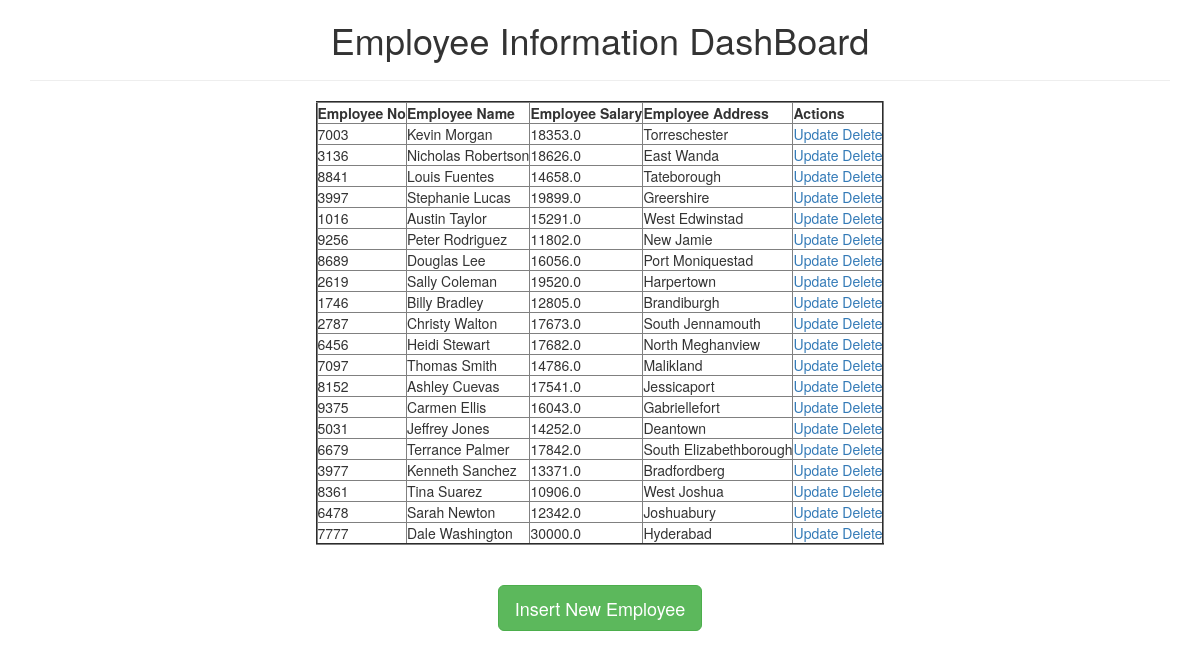
The page / on the database its author committed.
### testapp/models.py (models this page shows)
class Employee(models.Model):
    eno=models.IntegerField()
    ename=models.CharField(max_length=64)
    esal=models.FloatField()
    eaddr=models.CharField(max_length=256)

### testapp/views.py (the view)
# urls.py: url(r'^$', views.retrieve_view),
def retrieve_view(request):
    employees=Employee.objects.all()
    return render(request,'testapp/index.html',{'employees':employees})

### templates/testapp/index.html
<!DOCTYPE html>
{%extends 'testapp/base.html'%}
      {%block body_block%}
        <h1>Employee Information DashBoard</h1><hr>
        <table border='2'>
          <thead>
            <th>Employee No</th>
            <th>Employee Name</th>
            <th>Employee Salary</th>
            <th>Employee Address</th>
            <th>Actions</th>
          </thead>
          {% for emp in employees %}
          <tr>
            <td>{{emp.eno}}</td>
            <td>{{emp.ename}}</td>
            <td>{{emp.esal}}</td>
            <td>{{emp.eaddr}}</td>
            <td> <a href="/update/{{emp.id}}">Update</a> <a href="/delete/{{emp.id}}">Delete</a> </td>
          </tr>
          {%endfor%}
        </table><br><br>
        <a href="/create" class='btn btn-success btn-lg'>Insert New Employee</a>
      {%endblock %}

### templates/testapp/base.html (shortened to what this page needs)
<!DOCTYPE html>
<html lang="en" dir="ltr">
  <head>
<link rel="stylesheet" href="https://maxcdn.bootstrapcdn.com/bootstrap/3.3.7/css/bootstrap.min.css">
  </head>
  <body>
   <div class="container" align='center'>
     {%block body_block%}
     {%endblock %}
   </div>
  </body>
</html>

### rows shown on the page
Employee: eno "7003", ename "Kevin Morgan", esal "18353.0", eaddr "Torreschester"
Employee: eno "3136", ename "Nicholas Robertson", esal "18626.0", eaddr "East Wanda"
Employee: eno "8841", ename "Louis Fuentes", esal "14658.0", eaddr "Tateborough"
Employee: eno "3997", ename "Stephanie Lucas", esal "19899.0", eaddr "Greershire"
Employee: eno "1016", ename "Austin Taylor", esal "15291.0", eaddr "West Edwinstad"
Employee: eno "9256", ename "Peter Rodriguez", esal "11802.0", eaddr "New Jamie"
Employee: eno "8689", ename "Douglas Lee", esal "16056.0", eaddr "Port Moniquestad"
Employee: eno "2619", ename "Sally Coleman", esal "19520.0", eaddr "Harpertown"
Employee: eno "1746", ename "Billy Bradley", esal "12805.0", eaddr "Brandiburgh"
Employee: eno "2787", ename "Christy Walton", esal "17673.0", eaddr "South Jennamouth"
Employee: eno "6456", ename "Heidi Stewart", esal "17682.0", eaddr "North Meghanview"
Employee: eno "7097", ename "Thomas Smith", esal "14786.0", eaddr "Malikland"
Employee: eno "8152", ename "Ashley Cuevas", esal "17541.0", eaddr "Jessicaport"
Employee: eno "9375", ename "Carmen Ellis", esal "16043.0", eaddr "Gabriellefort"
Employee: eno "5031", ename "Jeffrey Jones", esal "14252.0", eaddr "Deantown"
Employee: eno "6679", ename "Terrance Palmer", esal "17842.0", eaddr "South Elizabethborough"
Employee: eno "3977", ename "Kenneth Sanchez", esal "13371.0", eaddr "Bradfordberg"
Employee: eno "8361", ename "Tina Suarez", esal "10906.0", eaddr "West Joshua"
Employee: eno "6478", ename "Sarah Newton", esal "12342.0", eaddr "Joshuabury"
Employee: eno "7777", ename "Dale Washington", esal "30000.0", eaddr "Hyderabad"
